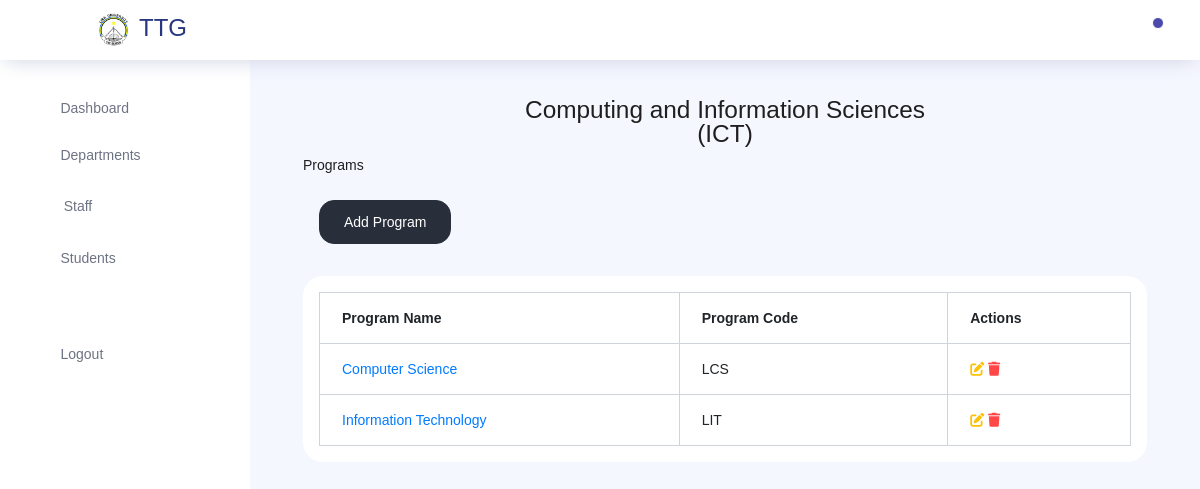
The page /departments/1/ on the database as committed earlier.
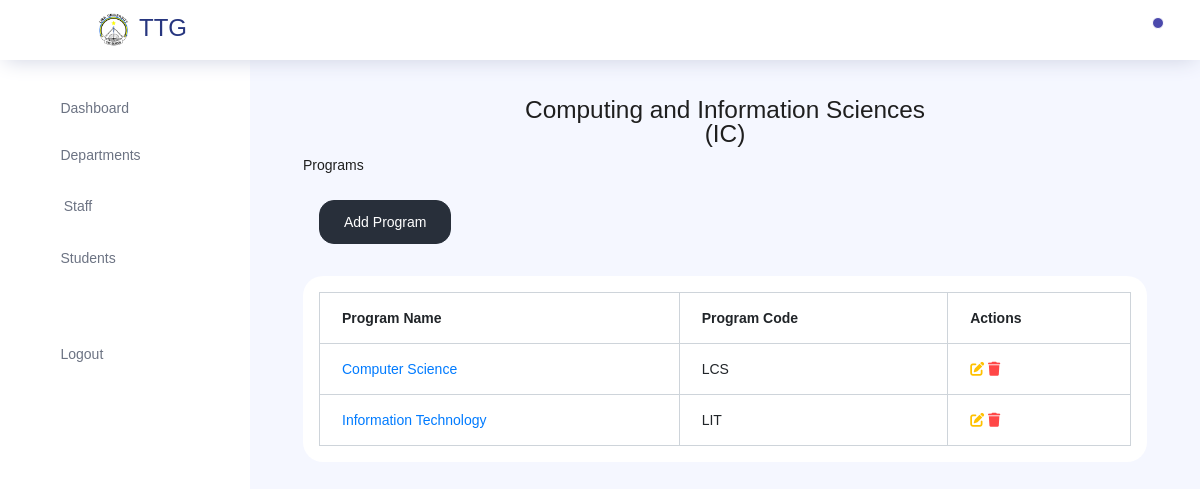
The same page on the database as committed later.
### store/models.py (models this page shows, shortened)
class Department(models.Model):
    department_name = models.CharField(max_length=100)
    department_code = models.CharField(max_length=20)

### core/views.py (the view, shortened to what this page needs)
# urls.py: path('departments/<str:dpt>/', views.program, name='program'),
def program(request, dpt):
    department = Department.objects.get(pk = dpt)
    programs = Program.objects.all()
    context={
        'department':department,
        'programs':programs,
    }
    return render(request, 'pages/program.html', context)

### templates/pages/program.html (shortened to what this page needs)
{% extends 'core/layout.html'%}
{% block content %}
<div class="container">
    <h3 class="text-center">{{ department.department_name }} <br>({{ department.department_code }})</h3>
    <p>Programs</p>
    <a href="#" class="btn btn-dark m-3" data-toggle="modal" data-target="#addProgram">Add Program</a>
    <div class="card p-3 my-3 bg-white">
        <table class="table table-bordered">
            <thead>
                <tr>
                    <th>Program Name</th>
                    <th>Program Code</th>
                    <th>Actions</th>
                </tr>
            </thead>
            <tbody>
                {% for p in programs %}
                {% if p.department.pk == department.pk %}
                <tr>
                    <td><a href="{% url 'core:course' program=p.pk %}">{{ p.program_name }}</a></td>
                    <td>{{ p.program_code }}</td>
                    <td>
                        <a href="#" data-toggle="modal" data-target="#editProgram{{ p.id }}"><i class="fas fa-edit text-warning"></i></a>
                        <a href="{% url 'core:deleteProgram' pk=p.id %}" onclick="return(confirm('Are you sure you want to delete this Program?'))"><i class="fas fa-trash text-danger"></i></a>
                    </td>
                </tr>
                {% endif %}
                {% endfor %}
            </tbody>
        </table>
    </div>
</div>
{%endblock%}

Rows that differ between the two databases and show on the page:
changed Department "Computing and Information Sciences": department_code "ICT" → "IC"
